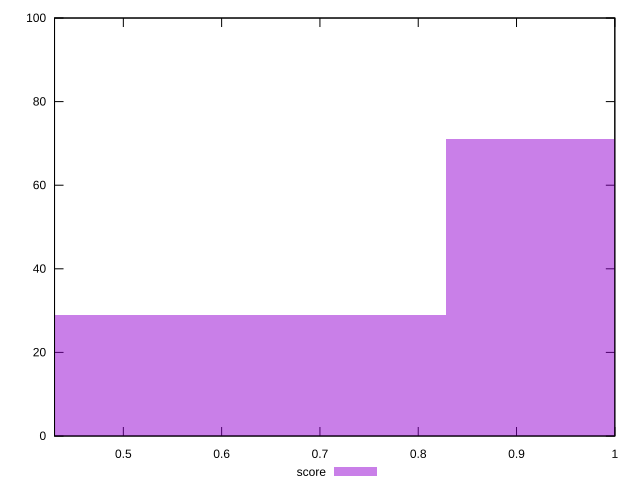

The script that saved this image:
reset

$score <<EOF
1.1046018999899643 71
0.5523009499949821 29
EOF

set key outside below
set boxwidth 0.5523009499949821
set xrange [0.43:1]
set yrange [0:100]
set trange [0:100]
set style fill transparent solid 0.5 noborder
set terminal svg size 640, 490 enhanced background rgb 'white'
set output "reprap/offscreen-images/samples/pages/score/histogram.svg"

plot $score title "score" with boxes

reset
